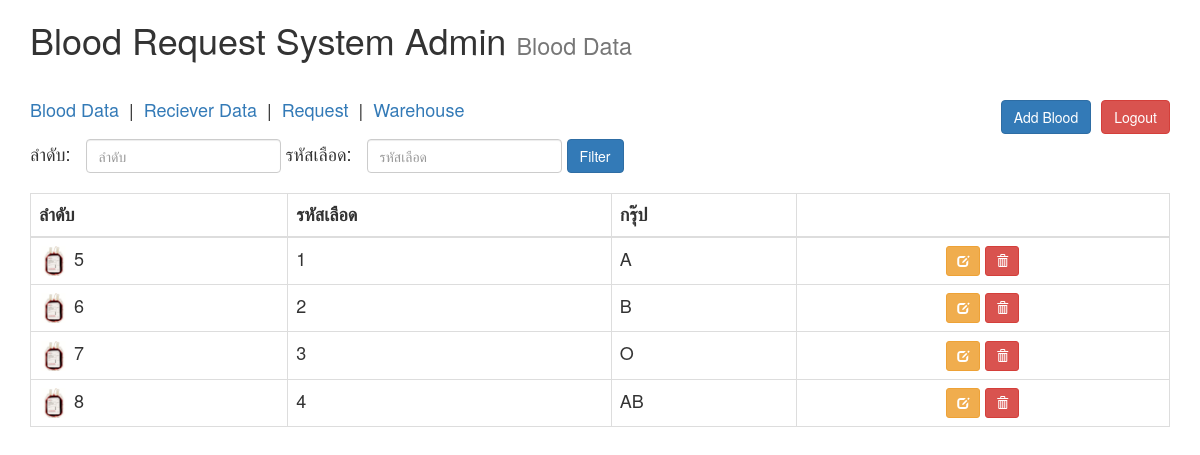
The page /admin/index.php (signed in) on the database its author committed.
### tables this page shows
CREATE TABLE `vaccineinfo` (
  `bin` int(11) NOT NULL,
  `hid` int(11) DEFAULT NULL,
  `br` varchar(100) DEFAULT NULL
);

### admin/index.php (the view, shortened to what this page needs)
<?php
require('../dbconnect.php');
?><!DOCTYPE html>
<html lang="en">
<head>
    <link rel="stylesheet" href="https://maxcdn.bootstrapcdn.com/bootstrap/3.3.7/css/bootstrap.min.css">
</head>
<body class="container">
<?php
$bin = isset($_GET['bin']) ? $_GET['bin'] : "";
$hid = isset($_GET['hid']) ? $_GET['hid'] : "";
if ($bin != "" && $hid != "") {
    $sql = "select * from vaccineinfo where bin='$bin' and hid='$hid'";
}
else if ($bin != "") {
    $sql = "select * from vaccineinfo where bin='$bin'";
}
else if ($hid != "") {
    $sql = "select * from vaccineinfo where hid='$hid'";
}
else {
    $sql = "select * from vaccineinfo";
}
$results = $conn->query($sql);
?>
    <h1>Blood Request System Admin <small>Blood Data</small></h1><br>
    <h4><a href="index.php" >Blood Data</a>&nbsp;&nbsp;|&nbsp;&nbsp;<a href="rv.php" >Reciever Data</a>&nbsp;&nbsp;|&nbsp;&nbsp;<a href="req.php" >Request</a>&nbsp;&nbsp;|&nbsp;&nbsp;<a href="wh.php" >Warehouse</a>
    <a href="logout.php" class="btn btn-danger pull-right" style="margin-left: 10px">Logout</a>
    <a href="vcadd.php" class="btn btn-primary pull-right">Add Blood</a><br><br>
    <form method="get" class="form-inline">
        ลำดับ: &nbsp;
        <input type="text" name="bin" class="form-control" placeholder="ลำดับ">
        รหัสเลือด: &nbsp;
        <input type="text" name="hid" class="form-control" placeholder="รหัสเลือด">
        <input class="btn btn-primary" type="submit" value="Filter">
    </form>
    <table class="table table-bordered" style="margin-top: 20px">
        <thead>
            <tr>
                <th>ลำดับ</th>
                <th>รหัสเลือด</th>
                <th>กรุ๊ป</th>
                <th></th>
            </tr>
        </thead>
        <tbody>
        <?php
        while($row = $results->fetch_assoc()) {
            ?>
            <tr>
                <td>
                    <img src="../images/Vaccine.jpg"  style="width: 30px; height: 30px; object-fit: cover;">
                    <?php echo $row['bin'] ?>
                </td>
                <td><?php echo $row['hid'] ?></td>
                <td><?php echo $row['br'] ?></td>
                <td class="text-center">
                    <a href="vcedit.php?bin=<?php echo $row['bin'] ?>" class="btn btn-sm btn btn-warning">
                        <span class="glyphicon glyphicon-edit "></span>
                    </a>
                    <a href="vcdelete.php?bin=<?php echo $row['bin'] ?>" class="btn btn-sm btn btn-danger">
                        <span class="glyphicon glyphicon-trash "></span>
                    </a>
                </td>
            </tr>
            <?php
        }
        ?>
        </tbody>
    </table>
</body>
</html>

### rows shown on the page
vaccineinfo: bin "5", hid "1", br "A"
vaccineinfo: bin "6", hid "2", br "B"
vaccineinfo: bin "7", hid "3", br "O"
vaccineinfo: bin "8", hid "4", br "AB"
